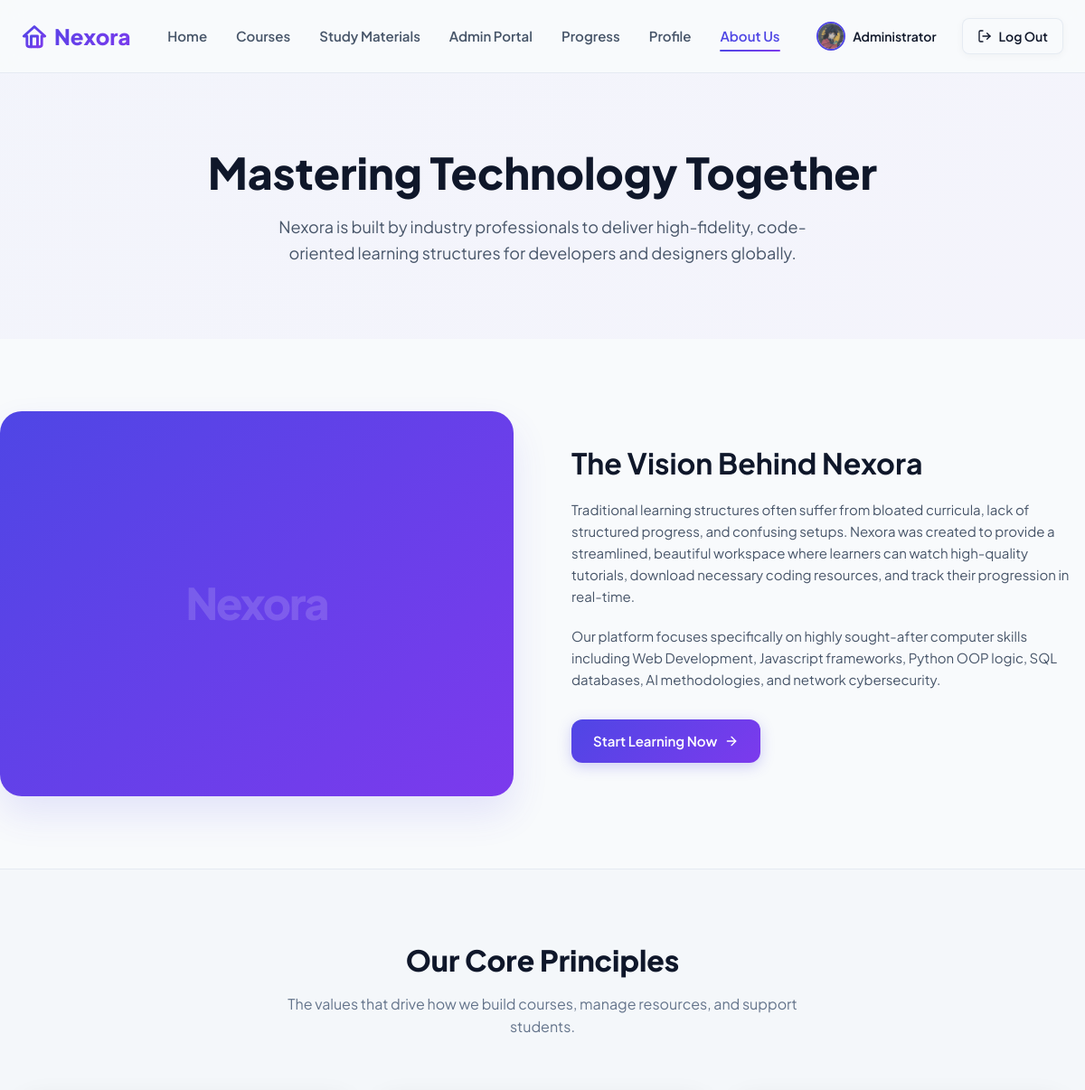
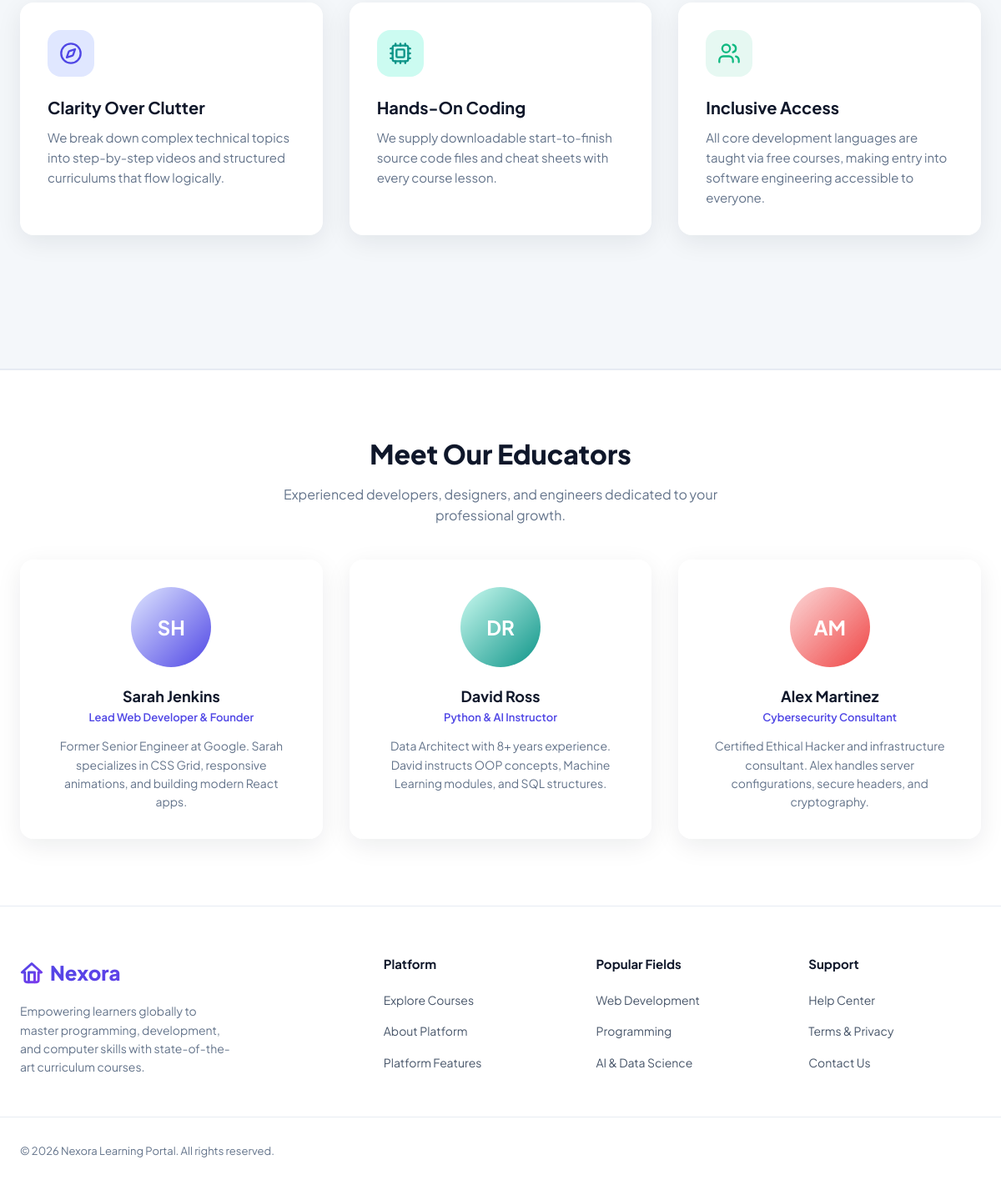
The page /about (signed in) on the database its author committed (2 pictures, top to bottom).
### models.py (models this page shows, shortened)
class BaseModel(db.Model):
    __abstract__ = True

class User(BaseModel):
    __tablename__ = 'users'
    id = db.Column(db.Integer, primary_key=True)
    name = db.Column(db.String(100), nullable=False)
    email = db.Column(db.String(120), unique=True, nullable=False, index=True)
    password_hash = db.Column(db.String(255), nullable=False)
    bio = db.Column(db.Text, nullable=True)
    phone = db.Column(db.String(20), nullable=True)
    headline = db.Column(db.String(100), nullable=True)
    avatar_url = db.Column(db.String(255), nullable=True)
    created_at = db.Column(db.DateTime, default=lambda: datetime.now(timezone.utc))
    enrollments = db.relationship('Enrollment', backref='user', lazy=True, cascade="all, delete-orphan")
    progress_records = db.relationship('Progress', backref='user', lazy=True, cascade="all, delete-orphan")

### app.py (the view)
@app.route('/about')
def about():
    return render_template('about.html')

### app.py (called while the page is built)
@app.before_request
def load_logged_in_user():
    user_id = session.get('user_id')
    if user_id is None:
        g.user = None
    else:
        g.user = db.session.get(User, user_id)
        if g.user is None:
            session.clear()

### templates/about.html (shortened to what this page needs)
{% extends "base.html" %}
{% block content %}
<section class="about-hero">
    <div class="container">
        <h1>Mastering Technology Together</h1>
        <p>Nexora is built by industry professionals to deliver high-fidelity, code-oriented learning structures for developers and designers globally.</p>
    </div>
</section>
<section class="about-story-section">
    <div class="container about-grid">
        <div class="about-img-frame">
        </div>
        <div class="about-content">
            <h2>The Vision Behind Nexora</h2>
            <p>Traditional learning structures often suffer from bloated curricula, lack of structured progress, and confusing setups. Nexora was created to provide a streamlined, beautiful workspace where learners can watch high-quality tutorials, download necessary coding resources, and track their progression in real-time.</p>
            <p>Our platform focuses specifically on highly sought-after computer skills including Web Development, Javascript frameworks, Python OOP logic, SQL databases, AI methodologies, and network cybersecurity.</p>
            <div style="margin-top:32px;">
                <a href="{{ url_for('courses') }}" class="btn btn-primary">Start Learning Now <i data-lucide="arrow-right" style="width:16px;height:16px;"></i></a>
            </div>
        </div>
    </div>
</section>
<section class="values-section" style="padding:80px 0; background-color:rgba(226, 232, 240, 0.2); border-top:1px solid var(--color-border); border-bottom:1px solid var(--color-border);">
    <div class="container">
        <div style="text-align:center; max-width:600px; margin:0 auto 60px auto;">
            <h2 style="font-size:32px; font-weight:800; margin-bottom:16px;">Our Core Principles</h2>
            <p style="color:var(--color-text-muted);">The values that drive how we build courses, manage resources, and support students.</p>
        </div>
        <div class="features-grid">
            <div class="glass-card feature-card" style="background-color:white;">
                <div class="feature-icon-box" style="background-color:var(--color-primary-light); color:var(--color-primary);">
                    <i data-lucide="compass" style="width:28px;height:28px;"></i>
                </div>
                <h3>Clarity Over Clutter</h3>
                <p>We break down complex technical topics into step-by-step videos and structured curriculums that flow logically.</p>
            </div>
            <div class="glass-card feature-card" style="background-color:white;">
                <div class="feature-icon-box" style="background-color:var(--color-accent-light); color:var(--color-accent);">
                    <i data-lucide="cpu" style="width:28px;height:28px;"></i>
                </div>
                <h3>Hands-On Coding</h3>
                <p>We supply downloadable start-to-finish source code files and cheat sheets with every course lesson.</p>
            </div>
            <div class="glass-card feature-card" style="background-color:white;">
                <div class="feature-icon-box" style="background-color:rgba(16, 185, 129, 0.1); color:var(--color-success);">
                    <i data-lucide="users" style="width:28px;height:28px;"></i>
                </div>
                <h3>Inclusive Access</h3>
                <p>All core development languages are taught via free courses, making entry into software engineering accessible to everyone.</p>
            </div>
        </div>
    </div>
</section>
<section class="team-section">
    <div class="container">
        <div style="text-align:center; max-width:600px; margin:0 auto 40px auto;">
            <h2 style="font-size:32px; font-weight:800; margin-bottom:16px;">Meet Our Educators</h2>
            <p style="color:var(--color-text-muted);">Experienced developers, designers, and engineers dedicated to your professional growth.</p>
        </div>
        <div class="team-grid">
            <div class="glass-card team-card">
                <div class="team-avatar">SH</div>
                <h4>Sarah Jenkins</h4>
                <div class="role">Lead Web Developer & Founder</div>
                <p>Former Senior Engineer at Google. Sarah specializes in CSS Grid, responsive animations, and building modern React apps.</p>
            </div>
            <div class="glass-card team-card">
                <div class="team-avatar" style="background: linear-gradient(135deg, var(--color-accent-light), var(--color-accent));">DR</div>
                <h4>David Ross</h4>
                <div class="role">Python & AI Instructor</div>
                <p>Data Architect with 8+ years experience. David instructs OOP concepts, Machine Learning modules, and SQL structures.</p>
            </div>
            <div class="glass-card team-card">
                <div class="team-avatar" style="background: linear-gradient(135deg, rgba(239, 68, 68, 0.2), #ef4444);">AM</div>
                <h4>Alex Martinez</h4>
                <div class="role">Cybersecurity Consultant</div>
                <p>Certified Ethical Hacker and infrastructure consultant. Alex handles server configurations, secure headers, and cryptography.</p>
            </div>
        </div>
    </div>
</section>
{% endblock %}

### templates/base.html (shortened to what this page needs)
<!DOCTYPE html>
<html lang="en">
<head>
    <link rel="stylesheet" href="{{ url_for('static', filename='css/style.css') }}">
</head>
<body>
    <header class="app-header">
        <div class="container navbar">
            <a href="{{ url_for('home') }}" class="logo" id="brand-logo">
                <svg xmlns="http://www.w3.org/2000/svg" width="28" height="28" viewBox="0 0 24 24" fill="none" stroke="currentColor" stroke-width="2.5" stroke-linecap="round" stroke-linejoin="round"><path d="m12 3-10 9h3v8a2 2 0 0 0 2 2h10a2 2 0 0 0 2-2v-8h3L12 3z"/><path d="M9 22V12h6v10"/></svg>
                Nexora
            </a>
            <nav>
                <ul class="nav-links">
                    <li><a href="{{ url_for('home') }}" class="nav-link {% if request.path == '/' %}active{% endif %}">Home</a></li>
                    <li><a href="{{ url_for('courses') }}" class="nav-link {% if request.path.startswith('/courses') or request.path.startswith('/course') %}active{% endif %}">Courses</a></li>
                    <li><a href="{{ url_for('materials') }}" class="nav-link {% if request.path.startswith('/materials') %}active{% endif %}">Study Materials</a></li>
                    {% if g.user %}
                        {% if g.user.email == 'admin@nexora.com' %}
                            <li><a href="{{ url_for('admin_dashboard') }}" class="nav-link {% if request.path.startswith('/admin') %}active{% endif %}">Admin Portal</a></li>
                        {% endif %}
                        <li><a href="{{ url_for('dashboard') }}" class="nav-link {% if request.path.startswith('/dashboard') %}active{% endif %}">Progress</a></li>
                        <li><a href="{{ url_for('profile') }}" class="nav-link {% if request.path.startswith('/profile') %}active{% endif %}">Profile</a></li>
                    {% endif %}
                    <li><a href="{{ url_for('about') }}" class="nav-link {% if request.path == '/about' %}active{% endif %}">About Us</a></li>
                </ul>
            </nav>
            <div class="nav-actions">
                {% if g.user %}
                    <a href="{{ url_for('profile') }}" class="user-pill" style="display:inline-flex; align-items:center; gap:8px; text-decoration:none; color:var(--color-text-title); font-weight:600; font-size:14px; margin-right:12px;">
                        <img src="{{ g.user.avatar_url or 'https://ui-avatars.com/api/?name=' + g.user.name + '&background=4f46e5&color=fff' }}" alt="{{ g.user.name }}" style="width:32px; height:32px; border-radius:50%; object-fit:cover; border:2px solid var(--color-primary);">
                        <span>{{ g.user.name.split(' ')[0] }}</span>
                    </a>
                    <a href="{{ url_for('logout') }}" class="btn btn-secondary btn-sm" id="nav-logout-btn"><i data-lucide="log-out" style="width:16px; height:16px;"></i> Log Out</a>
                {% else %}
                    <a href="{{ url_for('login') }}" class="btn btn-text btn-sm" id="nav-signin-btn">Sign In</a>
                    <a href="{{ url_for('register') }}" class="btn btn-primary btn-sm" id="nav-signup-btn">Sign Up</a>
                {% endif %}
            </div>
        </div>
    </header>
    <main style="flex-grow:1;">
        {% block content %}{% endblock %}
    </main>
    <footer class="app-footer">
        <div class="container footer-grid">
            <div class="footer-brand">
                <a href="{{ url_for('home') }}" class="logo">
                    <svg xmlns="http://www.w3.org/2000/svg" width="28" height="28" viewBox="0 0 24 24" fill="none" stroke="currentColor" stroke-width="2.5" stroke-linecap="round" stroke-linejoin="round"><path d="m12 3-10 9h3v8a2 2 0 0 0 2 2h10a2 2 0 0 0 2-2v-8h3L12 3z"/><path d="M9 22V12h6v10"/></svg>
                    Nexora
                </a>
                <p>Empowering learners globally to master programming, development, and computer skills with state-of-the-art curriculum courses.</p>
            </div>
            <div class="footer-links-col">
                <h4>Platform</h4>
                <ul>
                    <li><a href="{{ url_for('courses') }}">Explore Courses</a></li>
                    <li><a href="{{ url_for('about') }}">About Platform</a></li>
                    <li><a href="{{ url_for('home') }}#features">Platform Features</a></li>
                </ul>
            </div>
            <div class="footer-links-col">
                <h4>Popular Fields</h4>
                <ul>
                    <li><a href="{{ url_for('courses', category='Web Development') }}">Web Development</a></li>
                    <li><a href="{{ url_for('courses', category='Programming') }}">Programming</a></li>
                    <li><a href="{{ url_for('courses', category='AI & Data') }}">AI & Data Science</a></li>
                </ul>
            </div>
            <div class="footer-links-col">
                <h4>Support</h4>
                <ul>
                    <li><a href="#">Help Center</a></li>
                    <li><a href="#">Terms & Privacy</a></li>
                    <li><a href="#">Contact Us</a></li>
                </ul>
            </div>
        </div>
        <div class="container footer-bottom">
            <p>&copy; 2026 Nexora Learning Portal. All rights reserved.</p>
        </div>
    </footer>
</body>
</html>

### rows shown on the page
User: user (picture), user.name "Administrator"
